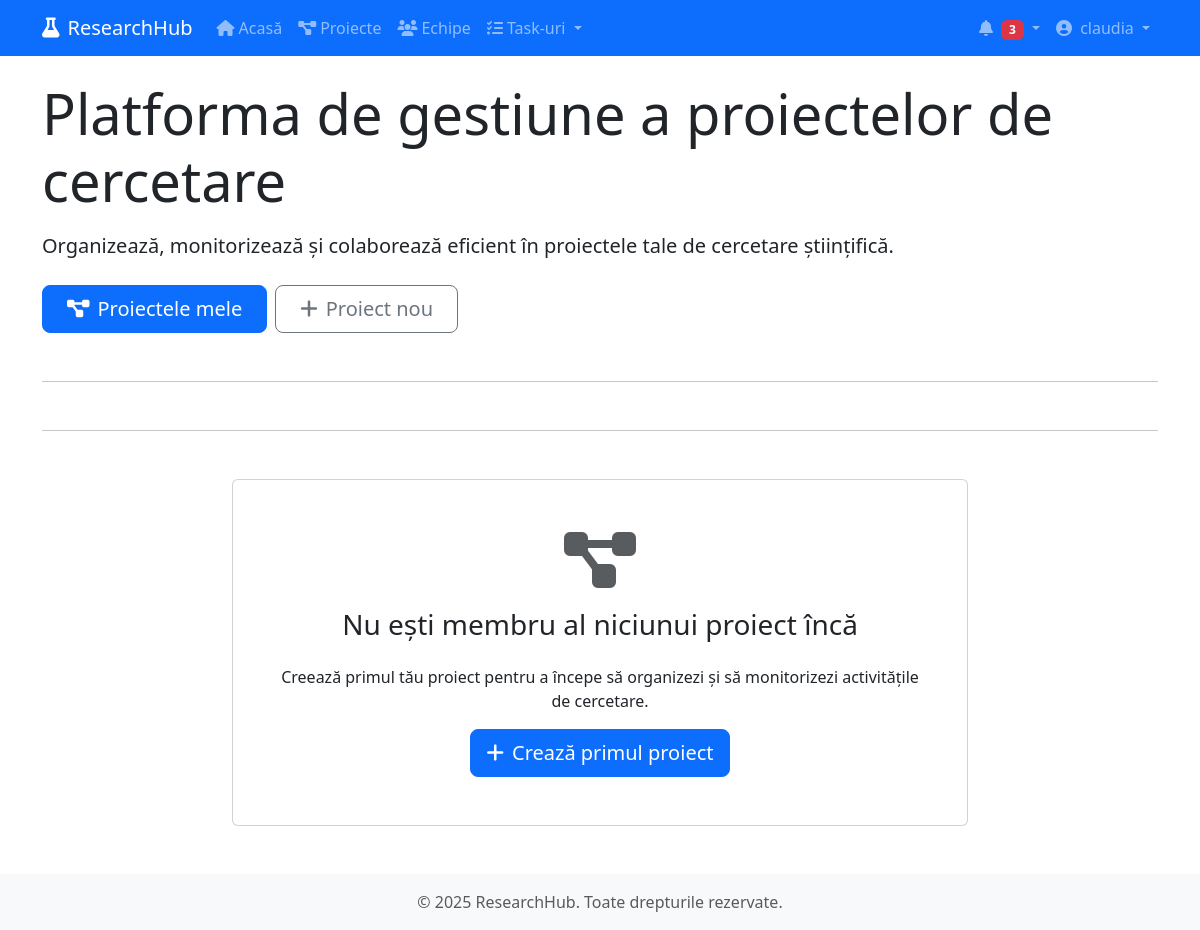
Before: / (signed in) with the older database file.
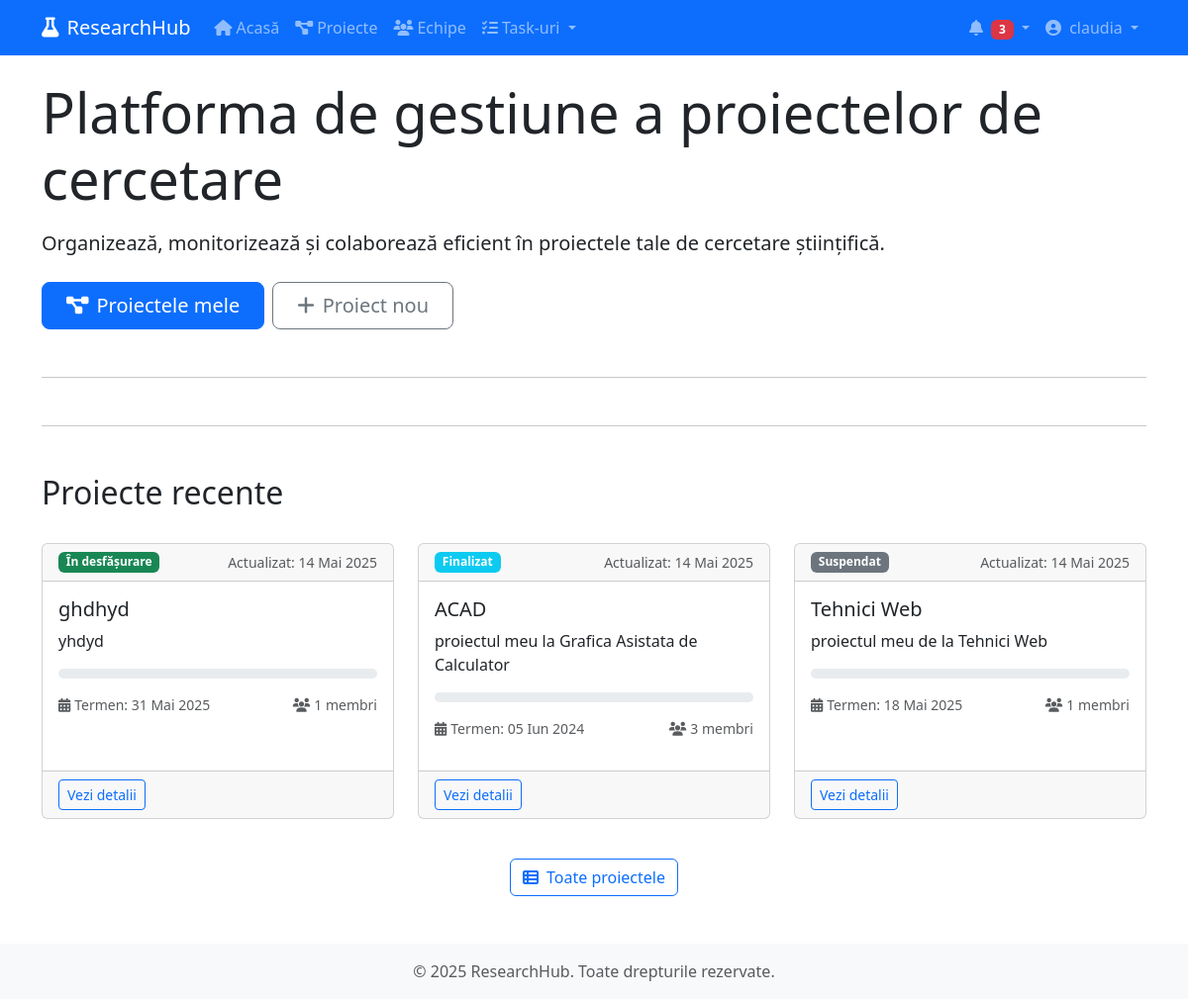
After: the same page with the newer database file.
### myapp/models.py (models this page shows, shortened)
class ProjectMember(models.Model):
    project = models.ForeignKey(Project, on_delete=models.CASCADE, related_name='members')
    user = models.ForeignKey(User, on_delete=models.CASCADE, related_name='project_memberships')
    joined_at = models.DateTimeField(auto_now_add=True)
    ROLE_CHOICES = [
        ('leader', 'Lider de proiect'),
        ('researcher', 'Cercetător'),
        ('assistant', 'Asistent'),
        ('consultant', 'Consultant'),
        ('admin', 'Administrator'),
    ]
    role = models.CharField(max_length=20, choices=ROLE_CHOICES, default='researcher')
    class Meta:
        unique_together = ('project', 'user')

class Project(models.Model):
    title = models.CharField(max_length=200)
    description = models.TextField()
    start_date = models.DateField()
    end_date = models.DateField()
    created_at = models.DateTimeField(auto_now_add=True)
    updated_at = models.DateTimeField(auto_now=True)
    created_by = models.ForeignKey(User, on_delete=models.CASCADE, related_name='created_projects')
    STATUS_CHOICES = [
        ('draft', 'Schiță'),
        ('planning', 'Planificare'),
        ('in_progress', 'În desfășurare'),
        ('on_hold', 'Suspendat'),
        ('completed', 'Finalizat'),
        ('archived', 'Arhivat'),
    ]
    status = models.CharField(max_length=20, choices=STATUS_CHOICES, default='draft')
    def progress_percentage(self):
        total_activities = self.activities.count()
        if total_activities == 0:
            return 0
        completed_activities = self.activities.filter(status='completed').count()
        return int((completed_activities / total_activities) * 100)

### myapp/views.py (the view)
# urls.py: path('', views.home, name='home'),
def home(request):
    context = {}
    if request.user.is_authenticated:
        try:
            user_projects = ProjectMember.objects.filter(
                user=request.user
            ).select_related('project').order_by('-project__updated_at')[:3]
            upcoming_activities = Activity.objects.filter(
                assigned_to=request.user,
                due_date__gte=timezone.now().date(),
                status__in=['not_started', 'in_progress']
            ).select_related('project').order_by('due_date')[:3]
            unread_notifications = Notification.objects.filter(
                user=request.user,
                read=False
            ).order_by('-created_at')[:5]
            context.update({
                'user_projects': user_projects,
                'upcoming_activities': upcoming_activities,
                'unread_notifications': unread_notifications,
            })
        except Exception as e:
            messages.error(request, f"A apărut o eroare: {str(e)}")
    return render(request, 'home.html', context)

### myapp/templates/home.html (shortened to what this page needs)
{% extends 'base.html' %}
{% block content %}
<div class="row align-items-center mb-5">
    <div class="col-lg-12">
        <h1 class="display-4 mb-3">Platforma de gestiune a proiectelor de cercetare</h1>
        <p class="lead mb-4">Organizează, monitorizează și colaborează eficient în proiectele tale de cercetare științifică.</p>
        {% if user.is_authenticated %}
        <div class="d-grid gap-2 d-md-flex">
            <a href="{% url 'projects_list' %}" class="btn btn-primary btn-lg px-4">
                <i class="fas fa-project-diagram me-2"></i>Proiectele mele
            </a>
            <a href="{% url 'create_project' %}" class="btn btn-outline-secondary btn-lg px-4">
                <i class="fas fa-plus me-2"></i>Proiect nou
            </a>
        </div>
        {% endif %}
    </div>
</div>
<hr class="my-5">
<hr class="my-5">
{% if user.is_authenticated and user_projects %}
<div class="row mb-5">
    <div class="col-12 mb-4">
        <h2>Proiecte recente</h2>
    </div>
    {% for membership in user_projects %}
    <div class="col-md-6 col-lg-4 mb-4">
        <div class="card h-100">
            <div class="card-header d-flex justify-content-between align-items-center">
                <span class="badge {% if membership.project.status == 'in_progress' %}bg-success{% elif membership.project.status == 'planning' %}bg-warning text-dark{% elif membership.project.status == 'completed' %}bg-info{% elif membership.project.status == 'on_hold' %}bg-secondary{% elif membership.project.status == 'archived' %}bg-dark{% else %}bg-primary{% endif %}">
                    {{ membership.project.get_status_display }}
                </span>
                <small class="text-muted">Actualizat: {{ membership.project.updated_at|date:"d M Y" }}</small>
            </div>
            <div class="card-body">
                <h3 class="card-title h5">{{ membership.project.title }}</h3>
                <p class="card-text">{{ membership.project.description|truncatechars:100 }}</p>
                <div class="progress mb-3" style="height: 10px;">
                </div>
                <div class="d-flex justify-content-between small text-muted mb-3">
                    <span><i class="fas fa-calendar-alt me-1"></i>Termen: {{ membership.project.end_date|date:"d M Y" }}</span>
                    <span><i class="fas fa-users me-1"></i>{{ membership.project.members.count }} membri</span>
                </div>
            </div>
            <div class="card-footer">
                <a href="{% url 'project_detail' membership.project.id %}" class="btn btn-sm btn-outline-primary">Vezi detalii</a>
            </div>
        </div>
    </div>
    {% endfor %}
    <div class="col-12 text-center mt-3">
        <a href="{% url 'projects_list' %}" class="btn btn-outline-primary">
            <i class="fas fa-th-list me-2"></i>Toate proiectele
        </a>
    </div>
</div>
{% elif user.is_authenticated %}
<div class="row mb-5">
    <div class="col-md-8 offset-md-2 text-center">
        <div class="card">
            <div class="card-body p-5">
                <i class="fas fa-project-diagram fa-4x text-muted mb-3"></i>
                <h3 class="mb-4">Nu ești membru al niciunui proiect încă</h3>
                <p>Creează primul tău proiect pentru a începe să organizezi și să monitorizezi activitățile de cercetare.</p>
                <div class="d-grid gap-2 d-md-flex justify-content-center">
                    <a href="{% url 'create_project' %}" class="btn btn-primary btn-lg">
                        <i class="fas fa-plus me-2"></i>Crează primul proiect
                    </a>
                </div>
            </div>
        </div>
    </div>
</div>
{% endif %}
{% endblock %}

### myapp/templates/base.html (shortened to what this page needs)
<!DOCTYPE html>
<html lang="ro">
<head>
    <link href="https://cdn.jsdelivr.net/npm/bootstrap@5.3.0/dist/css/bootstrap.min.css" rel="stylesheet">
    <link rel="stylesheet" href="https://cdnjs.cloudflare.com/ajax/libs/font-awesome/6.4.0/css/all.min.css">
</head>
<body>
    <nav class="navbar navbar-expand-lg navbar-dark bg-primary">
        <div class="container">
            <a class="navbar-brand" href="{% url 'home' %}">
                <i class="fas fa-flask me-2"></i>ResearchHub
            </a>
            <div class="collapse navbar-collapse" id="navbarNav">
                <ul class="navbar-nav me-auto">
                    <li class="nav-item">
                        <a class="nav-link" href="{% url 'home' %}">
                            <i class="fas fa-home me-1"></i>Acasă
                        </a>
                    </li>
                    {% if user.is_authenticated %}
                    <li class="nav-item">
                        <a class="nav-link" href="{% url 'projects_list' %}">
                            <i class="fas fa-project-diagram me-1"></i>Proiecte
                        </a>
                    </li>
                    <li class="nav-item">
                        <a class="nav-link" href="{% url 'teams_list' %}">
                            <i class="fas fa-users me-1"></i>Echipe
                        </a>
                    </li>
                    <li class="nav-item dropdown">
                        <a class="nav-link dropdown-toggle" href="#" role="button" data-bs-toggle="dropdown">
                            <i class="fas fa-tasks me-1"></i>Task-uri
                        </a>
                    </li>
                    {% endif %}
                </ul>
                <ul class="navbar-nav">
                    {% if user.is_authenticated %}
                    <li class="nav-item dropdown">
                        <a class="nav-link dropdown-toggle" href="#" role="button" data-bs-toggle="dropdown">
                            <i class="fas fa-bell me-1"></i>
                            <span class="badge bg-danger">3</span>
                        </a>
                    </li>
                    <li class="nav-item dropdown">
                        <a class="nav-link dropdown-toggle" href="#" role="button" data-bs-toggle="dropdown">
                            {% if user.profile.picture %}
                            <img src="{{ user.profile.picture.url }}" alt="{{ user.username }}" class="rounded-circle me-1" style="width: 24px; height: 24px; object-fit: cover;">
                            {% else %}
                            <i class="fas fa-user-circle me-1"></i>
                            {% endif %}
                            {{ user.first_name|default:user.username }}
                        </a>
                    </li>
                    {% endif %}
                </ul>
            </div>
        </div>
    </nav>
    <main class="container mt-4">
        {% block content %}{% endblock %}
    </main>
    <footer class="bg-light text-center text-muted py-3 mt-5">
        <div class="container">
            <p class="mb-0">© {% now "Y" %} ResearchHub. Toate drepturile rezervate.</p>
        </div>
    </footer>
</body>
</html>

Changed rows visible on the page:
added ProjectMember: project.status "În desfășurare", project.updated_at "14 Mai 2025", project "ghdhyd", project.description "yhdyd", project.end_date "31 Mai 2025", project.members.count "1"
added ProjectMember: project.status "Finalizat", project.updated_at "14 Mai 2025", project "ACAD", project.description "proiectul meu la Grafica Asistata de Calculator", project.end_date "05 Iun 2024", project.members.count "3"
added ProjectMember: project.status "Suspendat", project.updated_at "14 Mai 2025", project "Tehnici Web", project.description "proiectul meu de la Tehnici Web", project.end_date "18 Mai 2025", project.members.count "1"
Other visible differences:
text no longer shown: "Nu ești membru al niciunui proiect încă Creează primul tău proiect pentru a începe să organizezi și să monitorizezi activitățile de cercetare. Crează primul proiect"
text now shown: "Proiecte recente Toate proiectele"
